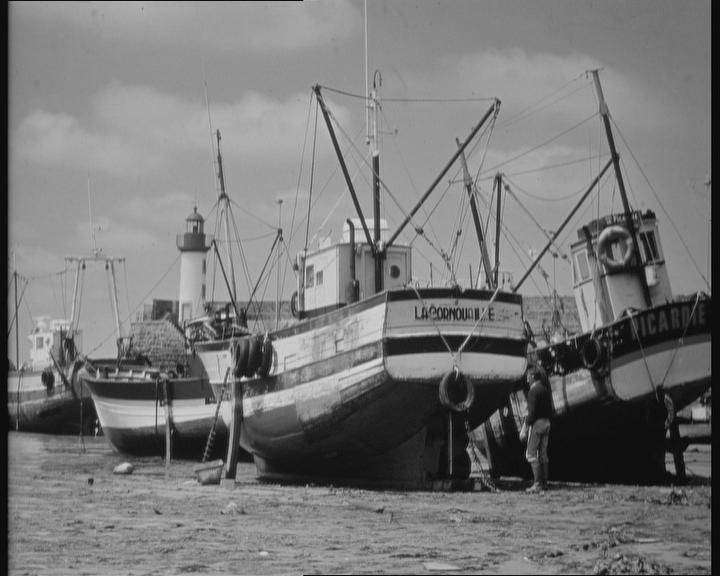
#> input picture Pictures/boat.png, 720 x 576 px, found by its file name
$ python test.py
#> lines starting #> are read from the running program, lines starting #| are printed output that depends on the picture; long printed decimals are rounded
#> further down, img is the input picture: shape (576, 720); min 0, max 226, mean 120
# test gathered from OpenCV website as their first example https://docs.opencv.org/3.4/da/d22/tutorial_py_canny.html

from PIL.Image import Image
import numpy as np
import cv2
from matplotlib import pyplot as plt

def auto_canny(image, sigma=0.33): # default sigma=0.33
    # Compute the median of the single channel pixel intensities
#> called with sigma = 0.33
    v = np.median(image)
#> v = 138
    # print('auto_canny running')

    # Apply automatic Canny edge detection using the computed median
    lower = int(max(0, (1.0 - sigma) * v))
#> lower = 92
    upper = int(min(255, (1.0 + sigma) * v))
#> upper = 183
    return cv2.Canny(image, lower, upper)
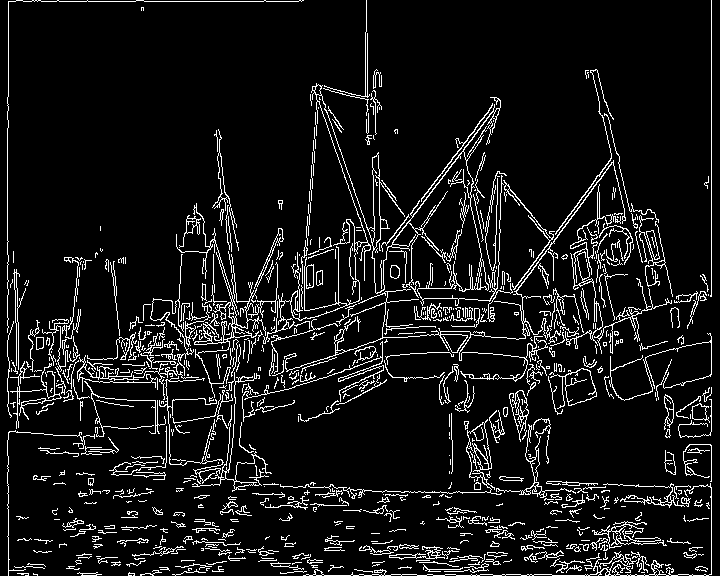
#> returned value: shape (576, 720); 8.6% white in thin lines or dots
    # return cv2.Canny(image, 10, 120) # personal parameters if not using above

img = cv2.imread('boat.png',0)
# gray_image = cv2.cvtColor(img, cv2.COLOR_BGR2GRAY)

# edges = cv.Canny(img,100,200) # skip autocanny
edges = auto_canny(img)
# edges_gray = auto_canny(gray_image)

plt.subplot(221),plt.imshow(cv2.cvtColor(img, cv2.COLOR_BGR2RGB))
plt.title('Original Image'), plt.xticks([]), plt.yticks([])
plt.subplot(222),plt.imshow(edges,cmap = 'gray')
plt.title('Edge Image'), plt.xticks([]), plt.yticks([])
# [4 lines of commented-out code are left out]

print('Standard Deviation original ' + str(img.std(axis=0).mean())) # standard deviaiton pixel values for original image
#| Standard Deviation original 42.423
print('Standard Deviation edges ' + str(edges.std(axis=0).mean())) # append mean pixel values for processed images
#| Standard Deviation edges 68.422

plt.show()
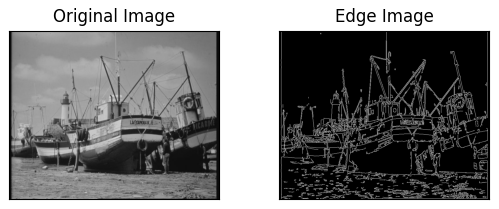
#> figure drawn by matplotlib, 2 panels
